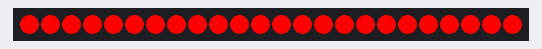
A sketch run on a simulated ESP32. Parts: 24 RGB LEDs in strip order, left to right. Dim RGB values are drawn brighter than linear.

Above: at 0.15 s.
At 2.59 s:
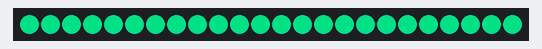
At 8.93 s:
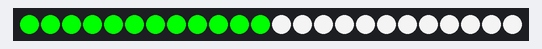
At 14.31 s:
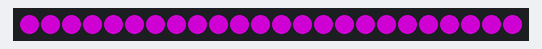
At 19.41 s:
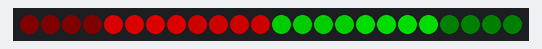
At 38.79 s:
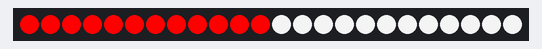

Measured:
- what the display in image 2 shows lasts 0.4 s, from 8.7 s to 9.1 s

The sketch:

AdventCalendarLightTest.ino
```cpp
#include <Adafruit_NeoPixel.h>

#define PIN 27
#define NUMPIXELS 24
int delayval = 500;

Adafruit_NeoPixel pixels = Adafruit_NeoPixel(NUMPIXELS, PIN, NEO_GRB + NEO_KHZ800);


void turn_off_all()
{
    pixels.clear();
    pixels.show();
    while(!pixels.canShow())
    {}
}

void fade_to_red_single(uint16_t led, uint8_t s_r, uint8_t s_g, uint8_t s_b)
{
    for (uint16_t j = 0; j <= 255; j++)
    {
      pixels.setPixelColor(led, pixels.Color(s_r,s_g,s_b));
      pixels.show();
      delay(5);
      // Make sure numbers don't go negative
      if (s_r < 255)
      {
         s_r++;
      }
      if (s_g > 0)
      {
          s_g--;
      }
      if (s_b > 0)
      {
          s_b--;
      }
    }

    while(!pixels.canShow())
    {}
}

void turn_on_single(uint16_t led, uint8_t r, uint8_t g, uint8_t b)
{
    pixels.setPixelColor(led, pixels.Color(r, g, b));
    pixels.show();
    while(!pixels.canShow())
    {}
}

void flash_single(uint16_t led, uint8_t f_r, uint8_t f_g, uint8_t f_b,
                  uint8_t f_2_r, uint8_t f_2_g, uint8_t f_2_b, uint8_t a_r, uint8_t a_g, uint8_t a_b)
{

    for (int i = 0; i < 5; i++)
    {
      pixels.setPixelColor(led, pixels.Color(f_r, f_g, f_b));
      pixels.show();
      delay(50);
      pixels.setPixelColor(led, pixels.Color(f_2_r, f_2_g, f_2_b));
      pixels.show();
      delay(50);
    }
    turn_on_single(led, a_r, a_g, a_b);
}

void animation_one()
{
   // Start from beggining and move through all the lights starting with blue color
  for (int i =0 ; i < NUMPIXELS; i++)
  {
    for (uint16_t j = 0; j <= 255; j+= 25)
    {
      pixels.setPixelColor(i, pixels.Color(0,0,j));
      pixels.show();
      delay(5);
    }

  }

  // Flash blue slowly twice
  for (int i = 0; i < 2; i++)
  {
    for (int i =0 ; i < NUMPIXELS; i++)
    {
      pixels.setPixelColor(i, pixels.Color(0,0,255));
    }
    pixels.show();
    delay(200);

    for (int i =0 ; i < NUMPIXELS; i++)
    {
      pixels.setPixelColor(i, pixels.Color(0,0,0));
    }
    pixels.show();
    delay(200);
  }

  // Flash purple fast 4 times
  for (int i = 0; i < 4; i++)
  {
    for (int i =0 ; i < NUMPIXELS; i++)
    {
      pixels.setPixelColor(i, pixels.Color(150,0,200));
    }
    pixels.show();
    delay(100);

    for (int i =0 ; i < NUMPIXELS; i++)
    {
      pixels.setPixelColor(i, pixels.Color(0,0,0));
    }
    pixels.show();
    delay(100);
  }

  // Flash 4 really quick 6 times
  for (int i = 0; i < 6; i++)
  {
    for (int i =0 ; i < NUMPIXELS; i++)
    {
      pixels.setPixelColor(i, pixels.Color(255, 0, 0));
    }
    pixels.show();
    delay(75);

    for (int i =0 ; i < NUMPIXELS; i++)
    {
      pixels.setPixelColor(i, pixels.Color(0,0,0));
    }
    pixels.show();
    delay(75);
  }

  // Do the red train starting from the other side
  for (int i = NUMPIXELS ; i >= 0; i--)
  {
    for (uint16_t j = 0; j <= 255; j+= 25)
    {
      pixels.setPixelColor(i, pixels.Color(j,0,0));
      pixels.show();
      delay(5);
    }
  }
}

void fade_red_into_green_all()
{
  // Slowly turn red into green
  uint16_t k = 255;
  for (uint16_t j = 0; j <= 255; j++)
  {
    for(int i=0; i < NUMPIXELS; i++)
    {
      pixels.setPixelColor(i, pixels.Color(k,j,0));
    }
    pixels.show();
    delay(13);
    k--;
  }
}

void turn_on_all(uint8_t red, uint8_t green, uint8_t  blue)
{
  for(int i = 0; i < NUMPIXELS; i++)
  {
      pixels.setPixelColor(i, pixels.Color(red, green, blue));
  }
  pixels.show();
  while(!pixels.canShow())
  {}
}

void split_half(uint8_t l_red, uint8_t l_green, uint8_t  l_blue, uint8_t r_red, uint8_t r_green, uint8_t  r_blue)
{
  for(int i = 0; i < NUMPIXELS/2; i++)
  {
      pixels.setPixelColor(i, pixels.Color(l_red, l_green, l_blue));
  }
  for(int i = NUMPIXELS/2; i < NUMPIXELS; i++)
  {
      pixels.setPixelColor(i, pixels.Color(r_red, r_green, r_blue));
  }
  pixels.show();
  while(!pixels.canShow())
  {}
}


void turn_on_lower_right(boolean shouldShow, uint8_t r, uint8_t g, uint8_t b)
{
  pixels.setPixelColor(0, r, g, b);
  pixels.setPixelColor(1, r, g, b);
  pixels.setPixelColor(2, r, g, b);
  pixels.setPixelColor(3, r, g, b);
  if (shouldShow)
  {
    pixels.show();
    while(!pixels.canShow())
    {}
  }
}

void turn_on_middle_right(boolean shouldShow, uint8_t r, uint8_t g, uint8_t b)
{
  pixels.setPixelColor(4, r, g, b);
  pixels.setPixelColor(5, r, g, b);
  pixels.setPixelColor(6, r, g, b);
  pixels.setPixelColor(7, r, g, b);
  if (shouldShow)
  {
    pixels.show();
    while(!pixels.canShow())
    {}
  }
}

void turn_on_upper_right(boolean shouldShow, uint8_t r, uint8_t g, uint8_t b)
{
  pixels.setPixelColor(8, r, g, b);
  pixels.setPixelColor(9, r, g, b);
  pixels.setPixelColor(10, r, g, b);
  pixels.setPixelColor(11, r, g, b);
  if (shouldShow)
  {
    pixels.show();
    while(!pixels.canShow())
    {}
  }
}

void turn_on_lower_left(boolean shouldShow, uint8_t r, uint8_t g, uint8_t b)
{
  pixels.setPixelColor(20, r, g, b);
  pixels.setPixelColor(21, r, g, b);
  pixels.setPixelColor(22, r, g, b);
  pixels.setPixelColor(23, r, g, b);
  if (shouldShow)
  {
    pixels.show();
    while(!pixels.canShow())
    {}
  }
}

void turn_on_middle_left(boolean shouldShow, uint8_t r, uint8_t g, uint8_t b)
{
  pixels.setPixelColor(16, r, g, b);
  pixels.setPixelColor(17, r, g, b);
  pixels.setPixelColor(18, r, g, b);
  pixels.setPixelColor(19, r, g, b);
  if (shouldShow)
  {
    pixels.show();
    while(!pixels.canShow())
    {}
  }
}

void turn_on_upper_left(boolean shouldShow, uint8_t r, uint8_t g, uint8_t b)
{
  pixels.setPixelColor(12, r, g, b);
  pixels.setPixelColor(13, r, g, b);
  pixels.setPixelColor(14, r, g, b);
  pixels.setPixelColor(15, r, g, b);
  if (shouldShow)
  {
    pixels.show();
    while(!pixels.canShow())
    {}
  }
}


void multi_color_fade_in_out()
{
  uint16_t k_16;
  uint16_t j_16;

  k_16 = 255;
  for (j_16 = 0; j_16 <= 255; j_16++)
  {
    for(int i = 0; i < NUMPIXELS; i++)
    {
      pixels.setPixelColor(i, pixels.Color(k_16, 0, j_16));
    }
    pixels.show();
    delay(5);
    k_16--;
  }

  k_16 = 255;
  for (j_16 = 0; j_16 <= 255; j_16++)
  {
    for(int i = 0; i < NUMPIXELS; i++)
    {
      pixels.setPixelColor(i, pixels.Color(0, j_16, k_16));
    }
    pixels.show();
    delay(5);
    k_16--;
  }
}

void happy_new_year_flash_1()
{
  turn_on_all(0, 255, 0);
  delay(75);
  turn_off_all();
  delay(75);
  turn_on_all(255, 0, 0);
  delay(75);
  turn_off_all();
  delay(75);
  turn_on_all(91,0,100);
  delay(75);
  turn_off_all();
  delay(75);
  turn_on_all(219, 225, 45);
  delay(75);
  turn_off_all();
  delay(75);
  turn_on_all(91,0,100);
  delay(150);
  turn_on_all(219, 225, 45);
  delay(150);
  turn_on_all(0, 0, 255);
  delay(150);
  turn_on_all(0, 255 , 0);
  delay(150);
  split_half(255, 0, 0, 0, 255, 0);
  delay(100);
  split_half(0, 255, 0, 255, 0, 0);
  delay(100);
  turn_on_all(255, 0 , 0);
  delay(500);
}

void we_wish_you_animation()
{
  turn_on_lower_right(true, 220, 220, 220);
  delay(300);
  turn_on_upper_right(true, 220, 220, 220);
  delay(300);
  turn_on_upper_left(true, 220, 220, 220);
  delay(300);
  turn_on_lower_left(true, 220, 220, 220);
  delay(300);
  split_half(220, 220, 220, 255, 0, 0);
  delay(400);
  turn_off_all();
  delay(50);
  split_half(255, 0, 0, 220, 220, 220);
  delay(400);
  turn_off_all();
  delay(50);
  turn_on_all(220, 220, 220);
  delay(50);

  turn_on_lower_right(true, 0, 255, 0);
  delay(300);
  turn_on_upper_right(true, 0, 255, 0);
  delay(300);
  turn_on_upper_left(true, 0, 255, 0);
  delay(300);
  turn_on_lower_left(true, 0, 255, 0);
  delay(300);
  split_half(220, 220, 220, 0, 255, 0);
  delay(400);
  turn_off_all();
  delay(50);
  split_half(0, 255, 0, 220, 220, 220);
  delay(400);
  turn_off_all();
  delay(50);
  turn_on_all(0, 255, 0);
  delay(50);

  turn_on_lower_right(true, 255, 0, 0);
  delay(300);
  turn_on_upper_right(true, 255, 0, 0);
  delay(300);
  turn_on_upper_left(true, 255, 0, 0);
  delay(300);
  turn_on_lower_left(true, 255, 0, 0);
  delay(300);
  split_half(255, 0, 0, 0, 255, 0);
  delay(400);
  turn_off_all();
  delay(50);
  split_half(0, 255, 0, 255, 0, 0);
  delay(400);
  turn_off_all();
  delay(50);
  turn_on_all(255, 0, 0);
  delay(50);
  turn_off_all();

  int j = NUMPIXELS;
  int i;
  for (i =0 ; i < NUMPIXELS/2; i++)
  {
    pixels.setPixelColor(i, 247, 16, 224);
    if (i - 1 >= 0)
    {
      pixels.setPixelColor(i-1, 0, 0, 0);
    }
    pixels.setPixelColor(j, 247, 117, 16);
    if (j + 1 < 24)
    {
      pixels.setPixelColor(j+1, 0, 0, 0);
    }
    pixels.show();
    j--;
    delay(75);
  }
  turn_off_all();
  delay(50);

  for (i =0; i < 2; i++)
  {
  split_half(247, 117, 16, 247, 16, 224);
  delay(50);
  turn_off_all();
  delay(50);
  }

  j = NUMPIXELS;
  for (i =0 ; i < NUMPIXELS/2; i++)
  {
    pixels.setPixelColor(i, 16, 247, 63);
    if (i - 1 >= 0)
    {
      pixels.setPixelColor(i-1, 0, 0, 0);
    }
    pixels.setPixelColor(j, 220, 220, 220);
    if (j + 1 < 24)
    {
      pixels.setPixelColor(j+1, 0, 0, 0);
    }
    pixels.show();
    j--;
    delay(50);
  }
  turn_off_all();
  delay(25);

  for (i = 0; i < 2; i++)
  {
  split_half(220, 220, 220, 16, 247, 63);
  delay(50);
  turn_off_all();
  delay(50);
  }
}


void ending_animation()
{
  // Start of the song quick fade
  uint16_t i_16 = 0;
  uint16_t k_16 = 0;
  uint16_t j_16 = 0;
  int i = 0;
  int j = 0;
  int k = 0;


  multi_color_fade_in_out();
  happy_new_year_flash_1();
  we_wish_you_animation();
  turn_off_all();
  delay(3);
  multi_color_fade_in_out();
  happy_new_year_flash_1();
  turn_off_all();

  // fade in lower rows
  for (j_16 = 0; j_16 <= 255; j_16 += 10)
  {
      turn_on_lower_right(false, j_16, 0, 0);
      turn_on_lower_left(false, 0 , j_16, 0);
      pixels.show();
      delay(14);
  }

  // Fade in middle row fade out lower
  i_16 = 255;
  for (j_16 = 0; j_16 <= 255; j_16 += 10)
  {
      turn_on_lower_right(false, i_16, 0, 0);
      turn_on_lower_left(false, 0 , i_16, 0);
      turn_on_middle_right(false, j_16, 0, 0);
      turn_on_middle_left(false, 0, j_16, 0);
      pixels.show();
      delay(14);
      i_16 -= 10;
  }


  // Fade in upper row  fade out middle row
  i_16 = 255;
  for (j_16 = 0; j_16 <= 255; j_16 += 10)
  {
      turn_on_middle_right(false, i_16, 0, 0);
      turn_on_middle_left(false, 0 , i_16, 0);
      turn_on_upper_right(false, j_16, 0, 0);
      turn_on_upper_left(false, 0, j_16, 0);
      pixels.show();
      delay(14);
      i_16 -= 10;
  }

  // Fade out upper fade in middle
  i_16 = 255;
  for (j_16 = 0; j_16 <= 255; j_16 += 10)
  {
      turn_on_upper_right(false, i_16, 0, 0);
      turn_on_upper_left(false, 0 , i_16, 0);
      turn_on_middle_right(false, j_16, 0, 0);
      turn_on_middle_left(false, 0, j_16, 0);
      pixels.show();
      delay(14);
      i_16 -= 10;
  }

  // Fade out middle fade in lower
  i_16 = 255;
  for (j_16 = 0; j_16 <= 255; j_16 += 10)
  {
      turn_on_middle_right(false, i_16, 0, 0);
      turn_on_middle_left(false, 0 , i_16, 0);
      turn_on_lower_right(false, j_16, 0, 0);
      turn_on_lower_left(false, 0, j_16, 0);
      pixels.show();
      delay(14);
      i_16 -= 10;
  }

  // fade out lower row
  for (j = 255; j >= 0; j -= 10)
  {
      turn_on_lower_right(false, j, 0, 0);
      turn_on_lower_left(false, 0 , j, 0);
      pixels.show();
      delay(14);
  }

  /* Second run of fading */

  // fade in lower rows
  for (j_16 = 0; j_16 <= 255; j_16 += 10)
  {
      turn_on_lower_right(false, 0, j_16, 0);
      turn_on_lower_left(false, j_16 , 0, 0);
      pixels.show();
      delay(15);
  }

  // Fade in middle row fade out lower
  i_16 = 255;
  for (j_16 = 0; j_16 <= 255; j_16 += 10)
  {
      turn_on_lower_right(false, 0, i_16, 0);
      turn_on_lower_left(false, i_16 , 0, 0);
      turn_on_middle_right(false, 0, j_16, 0);
      turn_on_middle_left(false, j_16, 0, 0);
      pixels.show();
      delay(14);
      i_16 -= 10;
  }


  // Fade in upper row  fade out middle row
  i_16 = 255;
  for (j_16 = 0; j_16 <= 255; j_16 += 10)
  {
      turn_on_middle_right(false, 0, i_16, 0);
      turn_on_middle_left(false, i_16 , 0, 0);
      turn_on_upper_right(false, 0, j_16, 0);
      turn_on_upper_left(false, j_16, 0, 0);
      pixels.show();
      delay(14);
      i_16 -= 10;
  }

  // Fade out upper fade in middle
  i_16 = 255;
  for (j_16 = 0; j_16 <= 255; j_16 += 10)
  {
      turn_on_upper_right(false, 0, i_16, 0);
      turn_on_upper_left(false, i_16 , 0, 0);
      turn_on_middle_right(false, 0, j_16, 0);
      turn_on_middle_left(false, j_16, 0, 0);
      pixels.show();
      delay(14);
      i_16 -= 10;
  }

  // Fade out middle fade in lower
  i_16 = 255;
  for (j_16 = 0; j_16 <= 255; j_16 += 10)
  {
      turn_on_middle_right(false, 0, i_16, 0);
      turn_on_middle_left(false, i_16 , 0, 0);
      turn_on_lower_right(false, 0, j_16, 0);
      turn_on_lower_left(false, j_16, 0, 0);
      pixels.show();
      delay(14);
      i_16 -= 10;
  }

  // fade out lower row
  for (j = 255; j >= 0; j -= 10)
  {
      turn_on_lower_right(false, 0, j, 0);
      turn_on_lower_left(false, j , 0, 0);
      pixels.show();
      delay(14);
  }

  // Slowly fade in all in green color
  for (i_16 = 0; i_16 <= 255; i_16 += 1)
  {
    turn_on_all(0, i_16, 0);
    delay(5);
  }

  // Slowly fade green into red
  j = 255;
  for (i_16 = 0; i_16 <= 255; i_16 += 1)
  {
      turn_on_all(i_16, j, 0);
      delay(6);
      j-=1;
  }

  happy_new_year_flash_1();
  we_wish_you_animation();
  turn_on_all(255, 0, 0);
  delay(300);
  turn_on_lower_right(true, 220, 220, 220);
  delay(300);
  turn_on_upper_right(true, 220, 220, 220);
  delay(300);
  turn_on_upper_left(true, 220, 220, 220);
  delay(300);
  turn_on_lower_left(true, 220, 220, 220);
  delay(300);
  split_half(220, 220, 220, 255, 0, 0);
  delay(400);
  turn_off_all();
  delay(50);
  split_half(255, 0, 0, 220, 220, 220);
  delay(400);
  turn_off_all();
  delay(50);
  j_16 = 0;
  k_16 = 0;
  for (i_16 = 0; i_16 < 247; i_16 += 3)
  {
    pixels.setPixelColor(5, i_16, j_16, k_16);
    pixels.setPixelColor(3, i_16, j_16, k_16);
    pixels.setPixelColor(11, i_16, j_16, k_16);
    pixels.setPixelColor(12, i_16, j_16, k_16);
    pixels.setPixelColor(18, i_16, j_16, k_16);
    pixels.setPixelColor(20, i_16, j_16, k_16);
    pixels.show();
    delay(10);
    if (j_16 < 132)
    {
      j_16++;
    }
    if (k_16 < 16)
    {
      k_16++;
    }
  }

  turn_off_all();
  delay(5);

  // Rotate the circle
  for (i = 0; i < 3; i++)
  {
    pixels.setPixelColor(20, 0, 0 ,0);
    pixels.setPixelColor(3, 247, 132, 16);
    pixels.show();
    delay(75);
    pixels.setPixelColor(3, 0, 0, 0);
    pixels.setPixelColor(5, 247, 132, 16);
    pixels.show();
    delay(75);
    pixels.setPixelColor(5, 0, 0, 0);
    pixels.setPixelColor(11, 247, 132, 16);
    pixels.show();
    delay(75);
    pixels.setPixelColor(11, 0, 0, 0);
    pixels.setPixelColor(12, 247, 132, 16);
    pixels.show();
    delay(75);
    pixels.setPixelColor(12, 0, 0, 0);
    pixels.setPixelColor(18, 247, 132, 16);
    pixels.show();
    delay(75);
    pixels.setPixelColor(18, 0, 0, 0);
    pixels.setPixelColor(20, 247, 132, 16);
    pixels.show();
    delay(75);
  }

  // Fade in the yellow
  for (i_16 = 0; i_16 < 247; i_16 += 3)
  {
    turn_on_all(i_16, j_16, k_16);
    pixels.show();
    delay(5);
    if (j_16 < 132)
    {
      j_16++;
    }
    if (k_16 < 16)
    {
      k_16++;
    }
  }

  // Fade in the green
  for (i_16 = 0; i_16 < 255; i_16++)
  {
    turn_on_all(0, i_16, 0);
    delay(5);
  }

  delay(150);

  turn_on_lower_right(true, 255, 0, 0);
  delay(350);
  turn_on_upper_left(true, 255, 0, 0);
  delay(350);
  turn_on_lower_left(true, 255, 0, 0);
  delay(350);
  turn_on_upper_right(true, 255, 0, 0);
  delay(500);
  turn_on_middle_left(true, 255, 0, 0);
  delay(100);
  turn_on_middle_right(true, 255, 0, 0);
  for (i = 255; i >= 0; i--)
  {
    turn_on_all(i, 0, 0);
    delay(5);
  }
  for (i_16 = 0; i_16 <= 255; i_16++)
  {
    turn_on_all(0, i_16, 0);
    delay(5);
  }

  turn_on_all(0, 255, 0);
  delay(200);
  turn_off_all();
  delay(200);
  turn_on_all(0, 255, 0);
  delay(100);
  turn_off_all();
  delay(100);
  turn_on_all(0, 255, 0);
  delay(75);
  turn_off_all();
  delay(75);
  for (i = 0; i < 10; i++)
  {
    turn_on_all(0, 255, 0);
    delay(25);
    turn_off_all();
    delay(25);
  }

}


void setup() {

pinMode(PIN, OUTPUT);
pixels.begin();

}

void loop() {

  ending_animation();
  turn_off_all();
  delay(1000);


}
```
